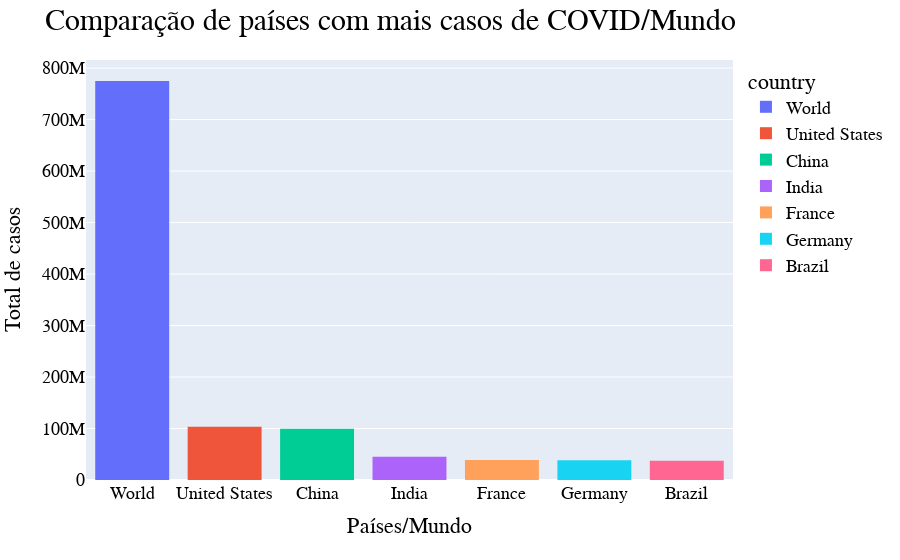

Write notebook code for a chart like this one.
### Code cell
fig_2 = px.histogram(total_casos_alt, x='country', y='total_de_casos', color='country')
fig_2.update_layout(
    title='Comparação de países com mais casos de COVID/Mundo',
    xaxis_title = 'Países/Mundo',
    yaxis_title = 'Total de casos',
    font={'color':'black', 'size':18, 'family':'Courier New'},
    title_font={'size':30}
)
fig_2.show()

### Figure 1 — Plotly figure (JSON) as saved in the notebook; plotly's stock layout.template omitted (floating-point values rounded to 4 significant figures)
{"data": [{"alignmentgroup": "True", "bingroup": "x", "histfunc": "sum", "hovertemplate": "country=%{x}<br>sum of total_de_casos=%{y}<extra></extra>", "legendgroup": "World", "marker": {"color": "#636efa", "pattern": {"shape": ""}}, "name": "World", "offsetgroup": "World", "orientation": "v", "showlegend": true, "type": "histogram", "x": ["World"], "xaxis": "x", "y": [774954379], "yaxis": "y"}, {"alignmentgroup": "True", "bingroup": "x", "histfunc": "sum", "hovertemplate": "country=%{x}<br>sum of total_de_casos=%{y}<extra></extra>", "legendgroup": "United States", "marker": {"color": "#EF553B", "pattern": {"shape": ""}}, "name": "United States", "offsetgroup": "United States", "orientation": "v", "showlegend": true, "type": "histogram", "x": ["United States"], "xaxis": "x", "y": [103436829], "yaxis": "y"}, {"alignmentgroup": "True", "bingroup": "x", "histfunc": "sum", "hovertemplate": "country=%{x}<br>sum of total_de_casos=%{y}<extra></extra>", "legendgroup": "China", "marker": {"color": "#00cc96", "pattern": {"shape": ""}}, "name": "China", "offsetgroup": "China", "orientation": "v", "showlegend": true, "type": "histogram", "x": ["China"], "xaxis": "x", "y": [99343195], "yaxis": "y"}, {"alignmentgroup": "True", "bingroup": "x", "histfunc": "sum", "hovertemplate": "country=%{x}<br>sum of total_de_casos=%{y}<extra></extra>", "legendgroup": "India", "marker": {"color": "#ab63fa", "pattern": {"shape": ""}}, "name": "India", "offsetgroup": "India", "orientation": "v", "showlegend": true, "type": "histogram", "x": ["India"], "xaxis": "x", "y": [45032655], "yaxis": "y"}, {"alignmentgroup": "True", "bingroup": "x", "histfunc": "sum", "hovertemplate": "country=%{x}<br>sum of total_de_casos=%{y}<extra></extra>", "legendgroup": "France", "marker": {"color": "#FFA15A", "pattern": {"shape": ""}}, "name": "France", "offsetgroup": "France", "orientation": "v", "showlegend": true, "type": "histogram", "x": ["France"], "xaxis": "x", "y": [38997490], "yaxis": "y"}, {"alignmentgroup": "True", "bingroup": "x", "histfunc": "sum", "hovertemplate": "country=%{x}<br>sum of total_de_casos=%{y}<extra></extra>", "legendgroup": "Germany", "marker": {"color": "#19d3f3", "pattern": {"shape": ""}}, "name": "Germany", "offsetgroup": "Germany", "orientation": "v", "showlegend": true, "type": "histogram", "x": ["Germany"], "xaxis": "x", "y": [38437756], "yaxis": "y"}, {"alignmentgroup": "True", "bingroup": "x", "histfunc": "sum", "hovertemplate": "country=%{x}<br>sum of total_de_casos=%{y}<extra></extra>", "legendgroup": "Brazil", "marker": {"color": "#FF6692", "pattern": {"shape": ""}}, "name": "Brazil", "offsetgroup": "Brazil", "orientation": "v", "showlegend": true, "type": "histogram", "x": ["Brazil"], "xaxis": "x", "y": [37519960], "yaxis": "y"}], "layout": {"barmode": "relative", "font": {"color": "black", "family": "Courier New", "size": 18}, "legend": {"title": {"text": "country"}, "tracegroupgap": 0}, "margin": {"t": 60}, "title": {"font": {"size": 30}, "text": "Comparação de países com mais casos de COVID/Mundo"}, "xaxis": {"anchor": "y", "categoryarray": ["World", "United States", "China", "India", "France", "Germany", "Brazil"], "categoryorder": "array", "domain": [0, 1], "title": {"text": "Países/Mundo"}}, "yaxis": {"anchor": "x", "domain": [0, 1], "title": {"text": "Total de casos"}}}}
